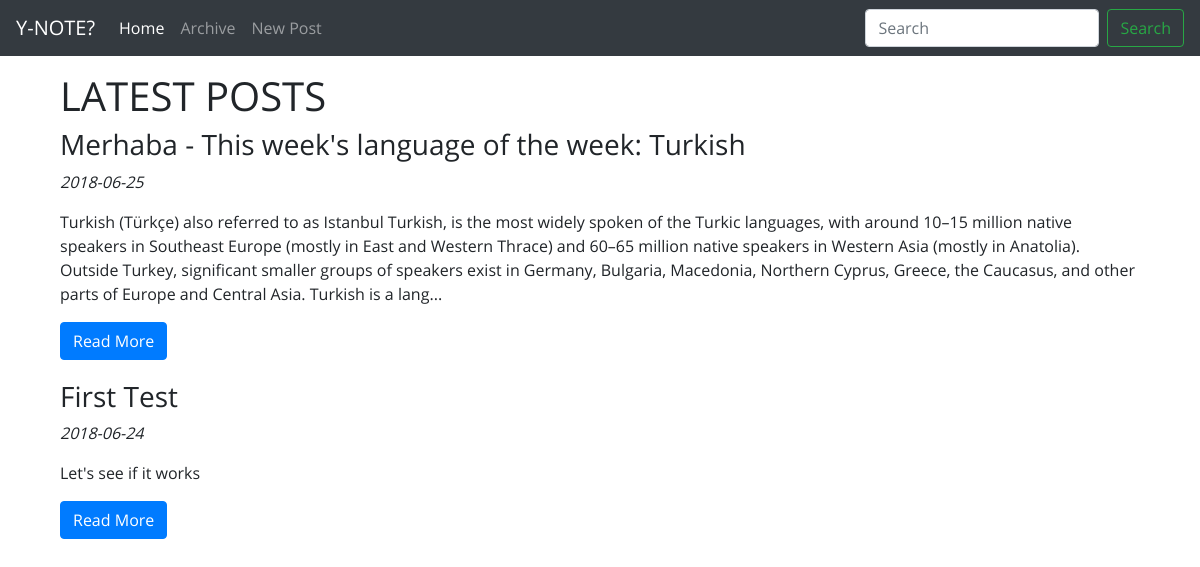
Before: / with the older database file.
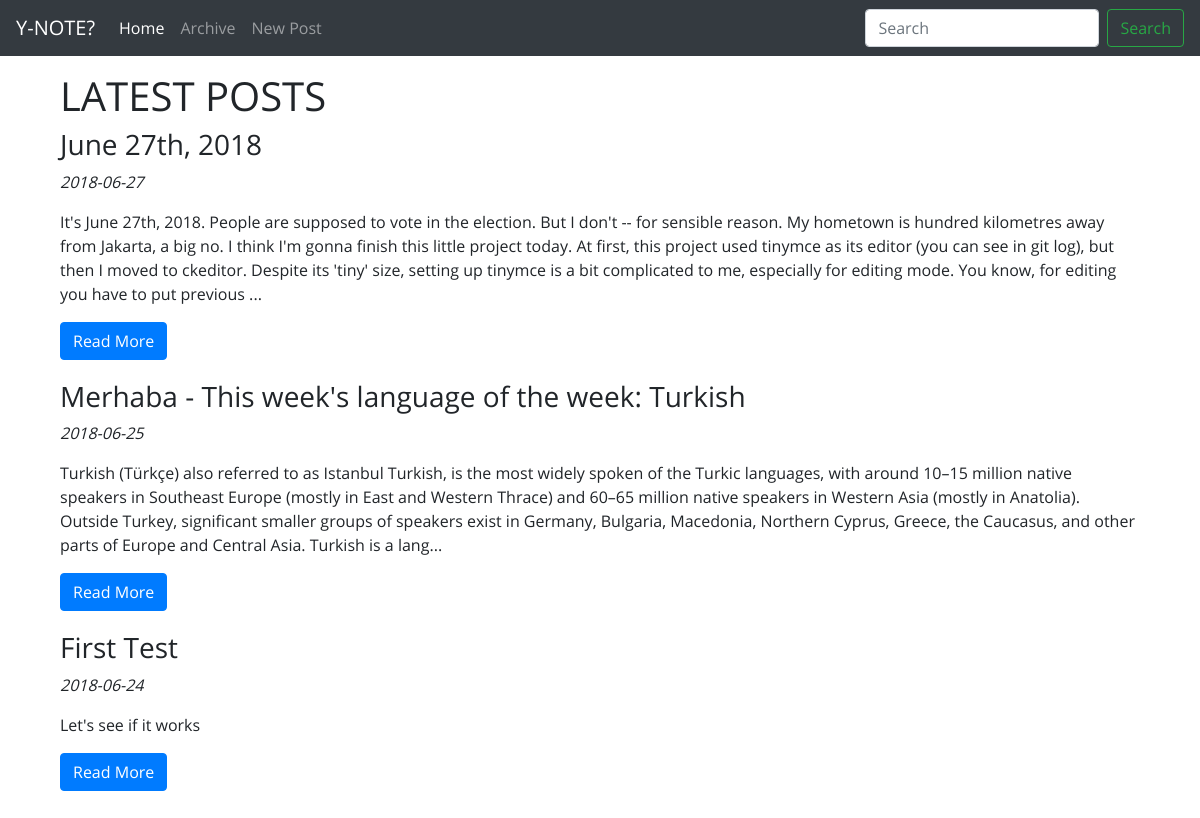
After: the same page with the newer database file.
### tables this page shows
CREATE TABLE `posts` (
  `id_post` int(11) NOT NULL AUTO_INCREMENT,
  `date_post` date DEFAULT NULL,
  `title_post` varchar(255) DEFAULT NULL,
  `content` text,
  PRIMARY KEY (`id_post`)
);

### index.php (the view, shortened to what this page needs)
<?php
    include "header.php";
    include "navbar.php";
    include_once "config.php";
    $sql = "SELECT *
            FROM posts
            ORDER BY date_post DESC
            LIMIT 5";
    $result_sql = mysqli_query($db_handle, $sql);
?>
<div class="container">
    <h1>LATEST POSTS</h1>
    <?php
        while($row = mysqli_fetch_array($result_sql)) {
            $content_no_html = strip_tags($row['content']);
            $content_crop = substr($content_no_html, 0, 500);
            if (mb_strlen($content_no_html, 'utf8') > 500) {
                $content_crop .= '...';
            }
            echo <<<EOD
    <div class="row post-showcase">
        <div class="col-md-12">
            <h3>{$row['title_post']}</h3>
            <p><em>{$row['date_post']}</em><p>
            <p>{$content_crop}</p>
            <a href="readpost.php?id-post={$row['id_post']}" class="btn btn-primary">Read More</a>
        </div>
    </div>
EOD;
        };
    ?>
</div>
<?php include "tail.php" ?>

### header.php (shortened to what this page needs)
<!DOCTYPE html>
<head>
    <link rel="stylesheet" href="assets/css/bootstrap.min.css">
    <link rel="stylesheet" href="assets/css/OpenSans.css">
    <?php
        if(isset($style)) {
            echo "<link rel='stylesheet' href='assets/css/".$style."'>";
        } else {
            echo "<link rel='stylesheet' href='assets/css/index.css'>";
        }
    ?>
</head>
<body>
    <div class="container">

### navbar.php (shortened to what this page needs)
<nav class="navbar navbar-expand-md navbar-dark fixed-top bg-dark">
  <a class="navbar-brand" href="/ynote">Y-NOTE?</a>
  <div class="collapse navbar-collapse" id="navbarCollapse">
    <ul class="navbar-nav mr-auto">
      <li class="nav-item active">
        <a class="nav-link" href="/ynote/">Home
        </a>
      </li>
      <li class="nav-item">
        <a class="nav-link" href="/ynote/archive.php">Archive</a>
      </li>
      <li class="nav-item">
        <a class="nav-link" href="/ynote/newpost.php">New Post</a>
      </li>
    </ul>
    <form class="form-inline mt-2 mt-md-0">
      <input class="form-control mr-sm-2" type="text" placeholder="Search" aria-label="Search">
      <button class="btn btn-outline-success my-2 my-sm-0" type="submit">Search</button>
    </form>
  </div>
</nav>

### tail.php (shortened to what this page needs)
</div>
</body>
</html>

### assets/css/index.css (style rules this page uses)
body { min-height: 75rem; padding-top: 4.5rem; padding-bottom: 4rem; font-family: 'Open Sans', Courier, monospace; }
.post-showcase { margin-bottom: 20px; }

Changed rows visible on the page:
added posts: title_post "June 27th, 2018", date_post "2018-06-27", content "It's June 27th, 2018. People are supposed to vote in the election. But I don't -- for sensible reason. My hometown is hundred kilometres away from Jakarta, a big no. I think I'm gonna finish this little project today. At first, this project used tinymce as its editor (you can see in git log), but then I moved to ckeditor. Despite its 'tiny' size, setting up tinymce is a bit complicated to me, especially for editing mode. You know, for editing you have to put previous ..."
